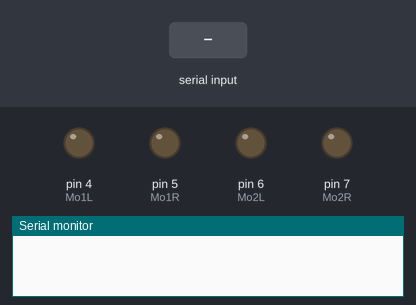
This sketch was run on a simulated Arduino Uno, built with avr-gcc and run on an emulated ATmega328P. Parts: output pins drawn as LEDs (lit = HIGH), the last lines printed to the serial monitor. The test bench sets the inputs (shaded band).

Above: at 1.2 s.
1.3 s: "F" received over Serial
At 2.5 s:
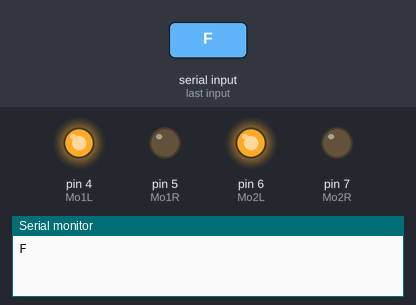
2.8 s: "B" received over Serial
At 3.7 s:
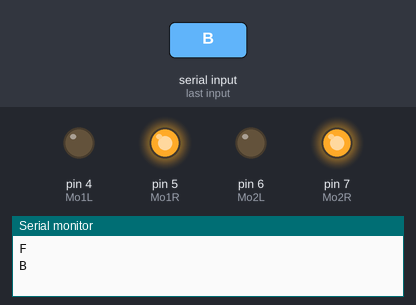
4.3 s: "L" received over Serial
At 4.8 s:
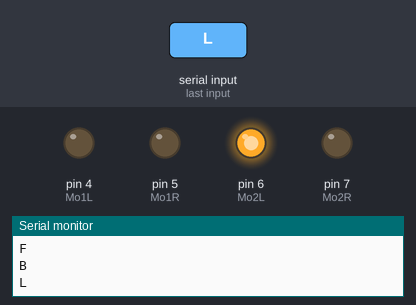
5.8 s: "R" received over Serial
At 7.0 s:
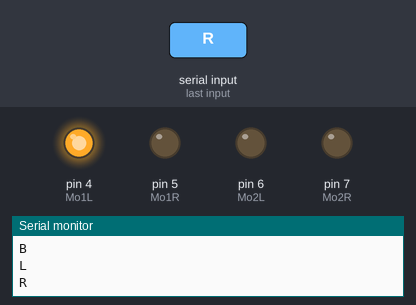
7.3 s: "J" received over Serial
At 8.3 s:
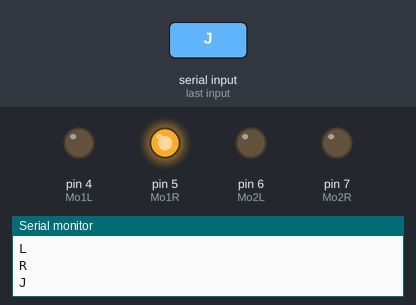
8.8 s: "H" received over Serial
At 9.5 s:
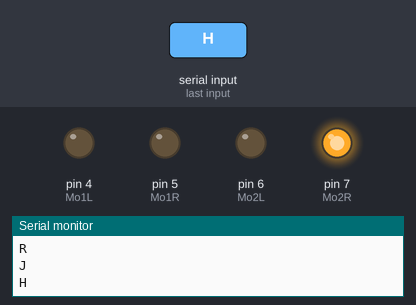
Timing chart, 0 to 11.3 s (numbered marks = the images above; inputs shaded):
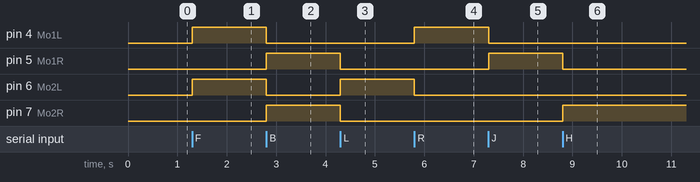

Measured:
- after the input at 1.3 s, pin 4 (Mo1L), pin 6 (Mo2L): LOW → HIGH at once
- after the input at 2.8 s, pin 4 (Mo1L), pin 6 (Mo2L): HIGH → LOW at once; pin 5 (Mo1R), pin 7 (Mo2R): LOW → HIGH at once
- after the input at 4.3 s, pin 5 (Mo1R), pin 7 (Mo2R): HIGH → LOW at once; pin 6 (Mo2L): LOW → HIGH at once
- after the input at 5.8 s, pin 4 (Mo1L): LOW → HIGH at once; pin 6 (Mo2L): HIGH → LOW at once
- after the input at 7.3 s, pin 4 (Mo1L): HIGH → LOW at once; pin 5 (Mo1R): LOW → HIGH at once
- after the input at 8.8 s, pin 5 (Mo1R): HIGH → LOW at once; pin 7 (Mo2R): LOW → HIGH at once

The sketch:

bluetooth_car1_yoyo.ino
```cpp
// Starting of Program
int Mo1L = 4;
int Mo1R = 5;
int Mo2L = 6;
int Mo2R = 7;
char bluetooth;

void setup()
{
  pinMode(Mo1L, OUTPUT);  // Digital pin 10 set as output Pin
  pinMode(Mo1R, OUTPUT);  // Digital pin 11 set as output Pin
  pinMode(Mo2L, OUTPUT);  // Digital pin 12 set as output Pin
  pinMode(Mo2R, OUTPUT);  // Digital pin 13 set as output Pin
  Serial.begin(9600);
}

void loop()
{
  while (Serial.available() > 0)
  {
    bluetooth = Serial.read();
    Serial.println(bluetooth);
  }

  if( bluetooth == 'F') // Forward
    {
      digitalWrite(Mo1L, HIGH);
      digitalWrite(Mo1R, LOW);
      digitalWrite(Mo2L, HIGH);
      digitalWrite(Mo2R, LOW);
    }
  else if(bluetooth == 'B') // Backward
    {
      digitalWrite(Mo1L, LOW);
      digitalWrite(Mo1R, HIGH);
      digitalWrite(Mo2L, LOW);
      digitalWrite(Mo2R, HIGH);
    }
  else if(bluetooth == 'L') //Left
    {
      digitalWrite(Mo1L, LOW);
      digitalWrite(Mo1R, LOW);
      digitalWrite(Mo2L, HIGH);
      digitalWrite(Mo2R, LOW);
    }
  else if(bluetooth == 'R') //Right
    {
      digitalWrite(Mo1L, HIGH);
      digitalWrite(Mo1R, LOW);
      digitalWrite(Mo2L, LOW);
      digitalWrite(Mo2R, LOW);
    }
  else if(bluetooth == 'S') //Stop
    {
      digitalWrite(Mo1L, LOW);
      digitalWrite(Mo1R, LOW);
      digitalWrite(Mo2L, LOW);
      digitalWrite(Mo2R, LOW);
    }
  else if(bluetooth == 'I') //Forward Right
    {
      digitalWrite(Mo1L, HIGH);
      digitalWrite(Mo1R, LOW);
      digitalWrite(Mo2L, LOW);
      digitalWrite(Mo2R, LOW);
    }
  else if(bluetooth == 'J') //Backward Right
    {
      digitalWrite(Mo1L, LOW);
      digitalWrite(Mo1R, HIGH);
      digitalWrite(Mo2L, LOW);
      digitalWrite(Mo2R, LOW);
    }
   else if(bluetooth == 'G') //Forward Left
    {
      digitalWrite(Mo1L, LOW);
      digitalWrite(Mo1R, LOW);
      digitalWrite(Mo2L, HIGH);
      digitalWrite(Mo2R, LOW);
    }
  else if(bluetooth == 'H') //Backward Left
    {
      digitalWrite(Mo1L, LOW);
      digitalWrite(Mo1R, LOW);
      digitalWrite(Mo2L, LOW);
      digitalWrite(Mo2R, HIGH);
    }
}
/* References
 1. http://www.datasheetcafe.com/hc-05-datasheet-bluetooth/
 2. https://www.electronicshub.org/hc-05-bluetooth-module/
*/
```
